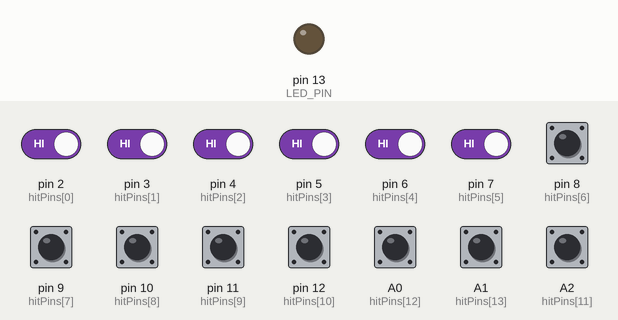
Simulated run of this sketch. Board: Arduino Uno, built with avr-gcc and run on an emulated ATmega328P. On the bench: output pins drawn as LEDs (lit = HIGH). The inputs (shaded band) are chosen by the test bench; at power-on: A0 (hitPins[12]), A1 (hitPins[13]), A2 (hitPins[11]), pin 2 (hitPins[0]), pin 3 (hitPins[1]), pin 4 (hitPins[2]), pin 5 (hitPins[3]), pin 6 (hitPins[4]), pin 7 (hitPins[5]), pin 8 (hitPins[6]), pin 9 (hitPins[7]), pin 10 (hitPins[8]), pin 11 (hitPins[9]), pin 12 (hitPins[10]) HIGH. What the sketch prints to the serial monitor is not drawn.

Above: at 1.2 s.
1.3 s: pin 2 (hitPins[0]) driven LOW
At 2.5 s:
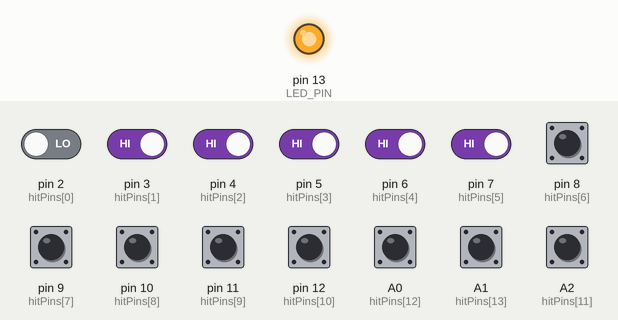
2.8 s: pin 3 (hitPins[1]) driven LOW
4.3 s: pin 4 (hitPins[2]) driven LOW
5.8 s: pin 5 (hitPins[3]) driven LOW
7.3 s: pin 6 (hitPins[4]) driven LOW
8.8 s: pin 7 (hitPins[5]) driven LOW
Timing chart, 0 to 11.3 s (numbered marks = the images above; inputs shaded):
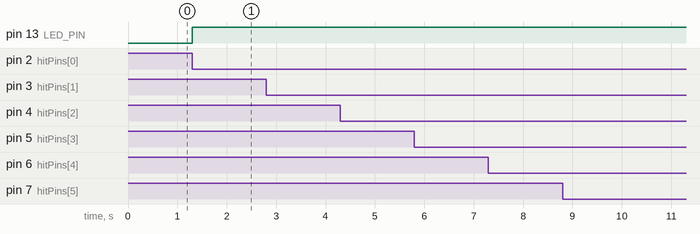

Measured:
- after the input at 1.3 s, pin 13 (LED_PIN): LOW → HIGH at once
- after the input at 2.8 s, every drawn part: stays the same
- after the input at 4.3 s, every drawn part: stays the same
- after the input at 5.8 s, every drawn part: stays the same
- after the input at 7.3 s, every drawn part: stays the same
- after the input at 8.8 s, every drawn part: stays the same

The sketch:

stairs.ino
```cpp
#define NOTE_ON 0b10010000
#define NOTE_OFF 0b10000000

#define C_2 0
#define Cs_2 1
#define D_2 2
#define Ds_2 3
#define E_2 4
#define F_2 5
#define Fs_2 6
#define G_2 7
#define Gs_2 8
#define A_2 9
#define As_2 10
#define B_2 11
#define C_1 12
#define Cs_1 13
#define D_1 14
#define Ds_1 15
#define E_1 16
#define F_1 17
#define Fs_1 18
#define G_1 19
#define Gs_1 20
#define A_1 21
#define As_1 22
#define B_1 23
#define C0 24
#define Cs0 25
#define D0 26
#define Ds0 27
#define E0 28
#define F0 29
#define Fs0 30
#define G0 31
#define Gs0 32
#define nA0 33
#define nAs0 34
#define B0 35
#define C1 36
#define Cs1 37
#define D1 38
#define Ds1 39
#define E1 40
#define F1 41
#define Fs1 42
#define G1 43
#define Gs1 44
#define nA1 45
#define nAs1 46
#define B1 47
#define C2 48
#define Cs2 49
#define D2 50
#define Ds2 51
#define E2 52
#define F2 53
#define Fs2 54
#define G2 55
#define Gs2 56
#define nA2 57
#define nAs2 58
#define B2 59
#define C3 60
#define Cs3 61
#define D3 62
#define Ds3 63
#define E3 64
#define F3 65
#define Fs3 66
#define G3 67
#define Gs3 68
#define nA3 69
#define nAs3 70
#define B3 71
#define C4 72
#define Cs4 73
#define D4 74
#define Ds4 75
#define E4 76
#define F4 77
#define Fs4 78
#define G4 79
#define Gs4 80
#define nA4 81
#define nAs4 82
#define B4 83
#define C5 84
#define Cs5 85
#define D5 86
#define Ds5 87
#define E5 88
#define F5 89
#define Fs5 90
#define G5 91
#define Gs5 92
#define nA5 93
#define nAs5 94
#define B5 95
#define C6 96
#define Cs6 97
#define D6 98
#define Ds6 99
#define E6 100
#define F6 101
#define Fs6 102
#define G6 103
#define Gs6 104
#define nA6 105
#define nAs6 106
#define B6 107

//#define DEBUG

const int hitPins[] = { 2, 3, 4, 5, 6, 7, 8, 9, 10, 11, 12, A2, A0, A1 };
const int numPins = sizeof(hitPins) / sizeof(int);
//const int noteNumbers[] = { B2, D3, E3, Fs3, nA3, B3, B3, D4, E4, Fs4, nA4, B4, D5 };
const int noteNumbers[] = { D5, B4, nA4, Fs4, E4, D4, B3, B3, nA3, Fs3, E3, D3, B2 };
const int channel = 7;
enum state_t { ON, OFF };
state_t states[numPins];

unsigned long lastHits[numPins];
const unsigned long HIT_THRESHOLD = 20; // millis

const unsigned long NOTE_DURATION = 100;

const int LED_PIN = 13;

void setup() {

#ifdef DEBUG
  Serial.begin(9600);
#else
  Serial.begin(31250);
#endif

  for (uint8_t i = 0; i < numPins; i++) {
    pinMode(hitPins[i], INPUT);
    lastHits[i] = 0;
    states[i] = OFF;
  }

  pinMode(LED_PIN, OUTPUT);
}


void loop() {

  unsigned long timeNow = millis();

  for (uint8_t i = 0; i < numPins; i++) {

    if (states[i] == OFF && digitalRead(hitPins[i]) == LOW) {
      if ((timeNow - lastHits[i]) > NOTE_DURATION) {
        sendMidi(NOTE_ON, channel, noteNumbers[i], 80);
        lastHits[i] = timeNow;
        states[i] = ON;
        digitalWrite(LED_PIN, HIGH);
      }
    }
  }

  for (uint8_t i = 0; i < numPins; i++) {
    if (states[i] == ON && (timeNow - lastHits[i]) > NOTE_DURATION  && digitalRead(hitPins[i]) == HIGH) {
      sendMidi(NOTE_OFF, channel, noteNumbers[i], 0);
      states[i] = OFF;
      lastHits[i] = timeNow;
      digitalWrite(LED_PIN, LOW);
    }
  }

}

void sendMidi(uint8_t type, uint8_t channel, uint8_t byte1, uint8_t byte2) {

#ifdef DEBUG
  if (type == NOTE_ON) Serial.print("Note on: ");
  else if (type == NOTE_OFF) Serial.print("Note off: ");
  Serial.print(channel);
  Serial.print(", ");
  Serial.println(byte1);
#else
  byte cmd = type | ((channel-1) & 15);
  Serial.write(cmd);
  Serial.write(byte1);
  Serial.write(byte2);
#endif
}
```
